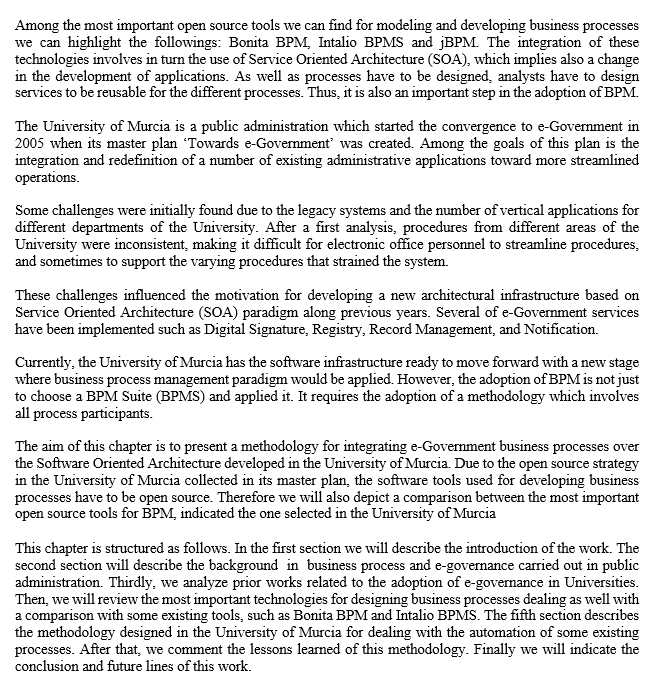
#> input picture backend/app/temp.jpg, 652 x 694 px
$ python -i preprocess.py   (imports and definitions only)
#> lines starting #> are read from the running program, lines starting #| are printed output that depends on the picture
import cv2
import numpy as np
from PIL import Image

def preprocess_image(image_path,mild_mode=True):
#> called with image_path = 'temp.jpg', mild_mode = True
    image=cv2.imread(image_path)
#> image is the input picture: shape (694, 652, 3); min 0, max 255, mean 224.2

    gray=cv2.cvtColor(image,cv2.COLOR_BGR2GRAY)

    if gray.shape[1]<800:
        scale=1000/gray.shape[1]
#> scale = 1.53
        gray=cv2.resize(gray,None,fx=scale,fy=scale,interpolation=cv2.INTER_CUBIC)
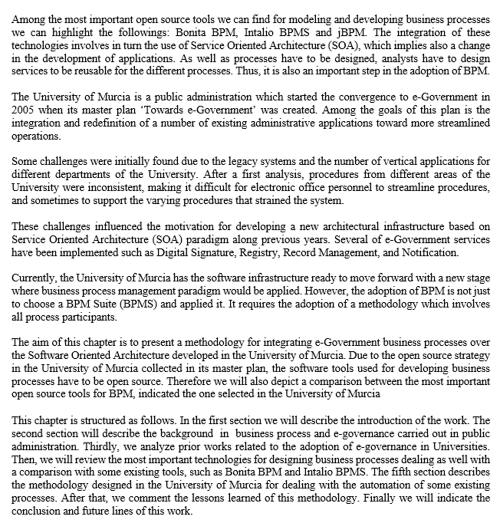
#> gray: shape (1064, 1000) (shown at 1/2 size); min 0, max 255, mean 222.7

    if mild_mode:
        denoised=cv2.fastNlMeansDenoising(gray,h=10)
        return denoised

    else:
        denoised=cv2.fastNlMeansDenoising(gray, h=10)

        # _, thresh = cv2.threshold(denoised,0,255,cv2.THRESH_BINARY+cv2.THRESH_OTSU)

        #deskew the image (process whereby skew is removed by rotating an image by the same amount as its skew but in the opposite direction)
        deskewed=deskew_image(denoised)

        thresh=cv2.adaptiveThreshold(
            deskewed,255,cv2.ADAPTIVE_THRESH_GAUSSIAN_C,
            cv2.THRESH_BINARY,31,10
        )

        return thresh


def deskew_image(image):
    coords=np.column_stack(np.where(image>0))
    if coords.shape[0]==0:
        return image

    angle=cv2.minAreaRect(coords)[-1]

    if angle<-45:
        angle=-(90+angle)
    else:
        angle=-angle

    (h,w) =image.shape[:2]
    center=(w//2,h//2)
    M=cv2.getRotationMatrix2D(center,angle,1.0)
    rotated=cv2.warpAffine(image,M,(w,h),flags=cv2.INTER_CUBIC,borderMode=cv2.BORDER_REPLICATE)

    return rotated

>>> result = preprocess_image('temp.jpg')
